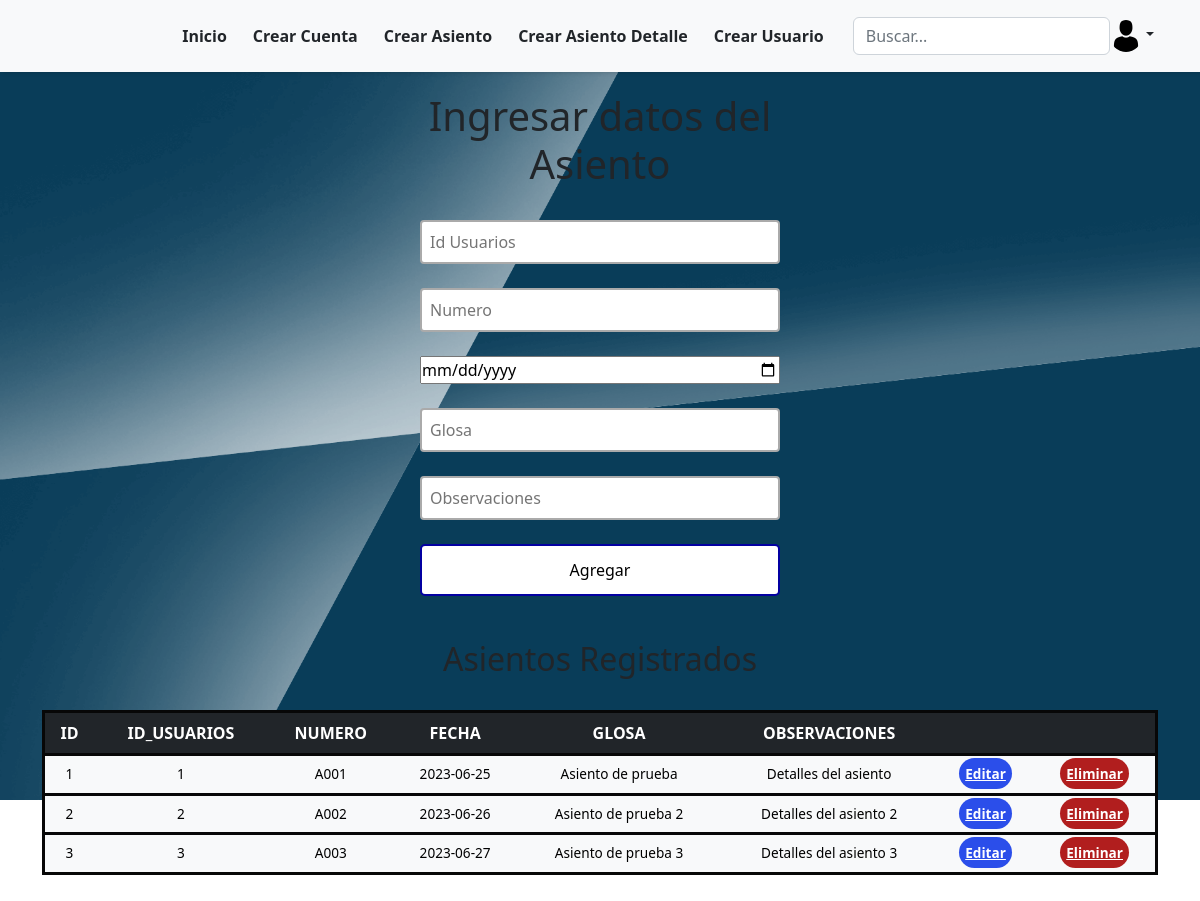
/registration-asiento.php (signed in), run on the app's committed database.
### tables this page shows
CREATE TABLE `trs_asientos` (
  `idAsientos` int(11) NOT NULL,
  `idUsuarios` int(11) NOT NULL,
  `Numero` varchar(50) NOT NULL,
  `Fecha` date NOT NULL,
  `Glosa` varchar(50) NOT NULL,
  `Observaciones` varchar(100) NOT NULL
);

### registration-asiento.php (the view, shortened to what this page needs)
<?php
include("config.php");
?>
<!DOCTYPE html>
<html lang="es">
<head>
    <link rel="stylesheet" type="text/css" href="style-asientos.css" />
</head>
<div>
    <?php
    include("header.php");
    ?>
</div>
<div>
    <body>
        <div class="users-form">
            <form action="register-asiento.php" method="POST">
                <h1>Ingresar datos del Asiento</h1>
                <input type="text" name="idUsuarios" placeholder="Id Usuarios" list="busqueda_u">
                <input type="text" placeholder="Numero" name="Numero" required>
                <input type="date" placeholder="Fecha" name="Fecha">
                <input type="text" placeholder="Glosa" name="Glosa" required>
                <input type="text" placeholder="Observaciones" name="Observaciones" required>
                <input type="submit" onclick="add()" value="Agregar">
            </form>
        </div>
    </body>
</div>
<br>
<h2>Asientos Registrados</h2>
    <br>
    <div class="container">
        <div class="table-responsive">
            <table class="table table-light">
                <div class="users-table">
                    <thead class="table-dark">
                        <tr>
                            <th>ID</th>
                            <th>ID_USUARIOS</th>
                            <th>NUMERO</th>
                            <th>FECHA</th>
                            <th>GLOSA</th>
                            <th>OBSERVACIONES</th>
                            <th></th>
                            <th></th>
                        </tr>
                    </thead>
                    <tbody>
                        <?php
                        $sql = "SELECT * FROM trs_asientos";
                        $query = mysqli_query($mysqli, $sql);
                        while ($row = mysqli_fetch_array($query)) : ?>
                            <tr>
                                <td><?= $row['idAsientos'] ?></td>
                                <td><?= $row['idUsuarios'] ?></td>
                                <td><?= $row['Numero'] ?></td>
                                <td><?= $row['Fecha'] ?></td>
                                <td><?= $row['Glosa'] ?></td>
                                <td><?= $row['Observaciones'] ?></td>
                                <td><a href="update-asiento.php?id=<?= $row['idAsientos'] ?>" class="users-table--edit">Editar</a></td>
                                <td><a onclick="del()" href="delete-asiento.php?id=<?= $row['idAsientos'] ?>" class="users-table--delete">Eliminar</a></td>
                            </tr>
                        <?php endwhile; ?>
                    </tbody>
                </div>
            </table>
            <br>
            <br>
        </div>
    </div>
</html>

### style-asientos.css (style rules this page uses)
* { box-sizing: border-box; margin: 0; padding: 0; }
html { font-family: 'Segoe UI', sans-serif; text-align: center; }
body { background-image: url('fondo-login.png'); background-size: 100vw 100vh; background-repeat:no-repeat; background-attachment: fixed; }
a { text-decoration: none; }
.users-form form { display: flex; flex-direction: column; gap: 24px; width: 30%; margin: 20px auto; text-align: center; }
.users-form form input { font-family: 'Segoe UI', sans-serif; }
.users-form form input[type=text], .users-form form input[type=text], .users-form form input[type=text] { padding: 8px; border:2px solid #aaa; border-radius:4px; outline:none; transition:.3s; }
.users-form form input[type=submit] { border: none; padding: 12px 50px; text-decoration: none; transition-duration: 0.4s; cursor: pointer; border-radius: 5px; background-color: white; color: rgb(0, 0, 0); border: 2px solid #0300a1; text-align: center; }
table tr { background-color: #f8f8f8; border: 3px solid rgb(7, 7, 7); padding: 4px; }
table td { padding: 16px; text-align: center; font-size: .85em; }
table th { text-align: center; }
.users-table--edit { background: #2b4eea; padding: 6px; color: #fff; text-align: center; font-weight: bold; border-radius: 20px; }
.users-table--delete { background: #b11e1e; padding: 6px; color: #fff; text-align: center; font-weight: bold; border-radius: 20px; }

### style-inicio.css (style rules this page uses)
body { background-image: url('fondo-login.png'); background-size: 100vw 100vh; background-repeat: no-repeat; background-attachment: fixed; }

### header.php (style rules this page uses)
body { background-image: url('fondo-login.png'); background-size: 100vw 100vh; background-repeat: no-repeat; background-attachment: fixed; }

### data on the page
trs_asientos: idAsientos "1", idUsuarios "1", Numero "A001", Fecha "2023-06-25", Glosa "Asiento de prueba", Observaciones "Detalles del asiento"
trs_asientos: idAsientos "2", idUsuarios "2", Numero "A002", Fecha "2023-06-26", Glosa "Asiento de prueba 2", Observaciones "Detalles del asiento 2"
trs_asientos: idAsientos "3", idUsuarios "3", Numero "A003", Fecha "2023-06-27", Glosa "Asiento de prueba 3", Observaciones "Detalles del asiento 3"
